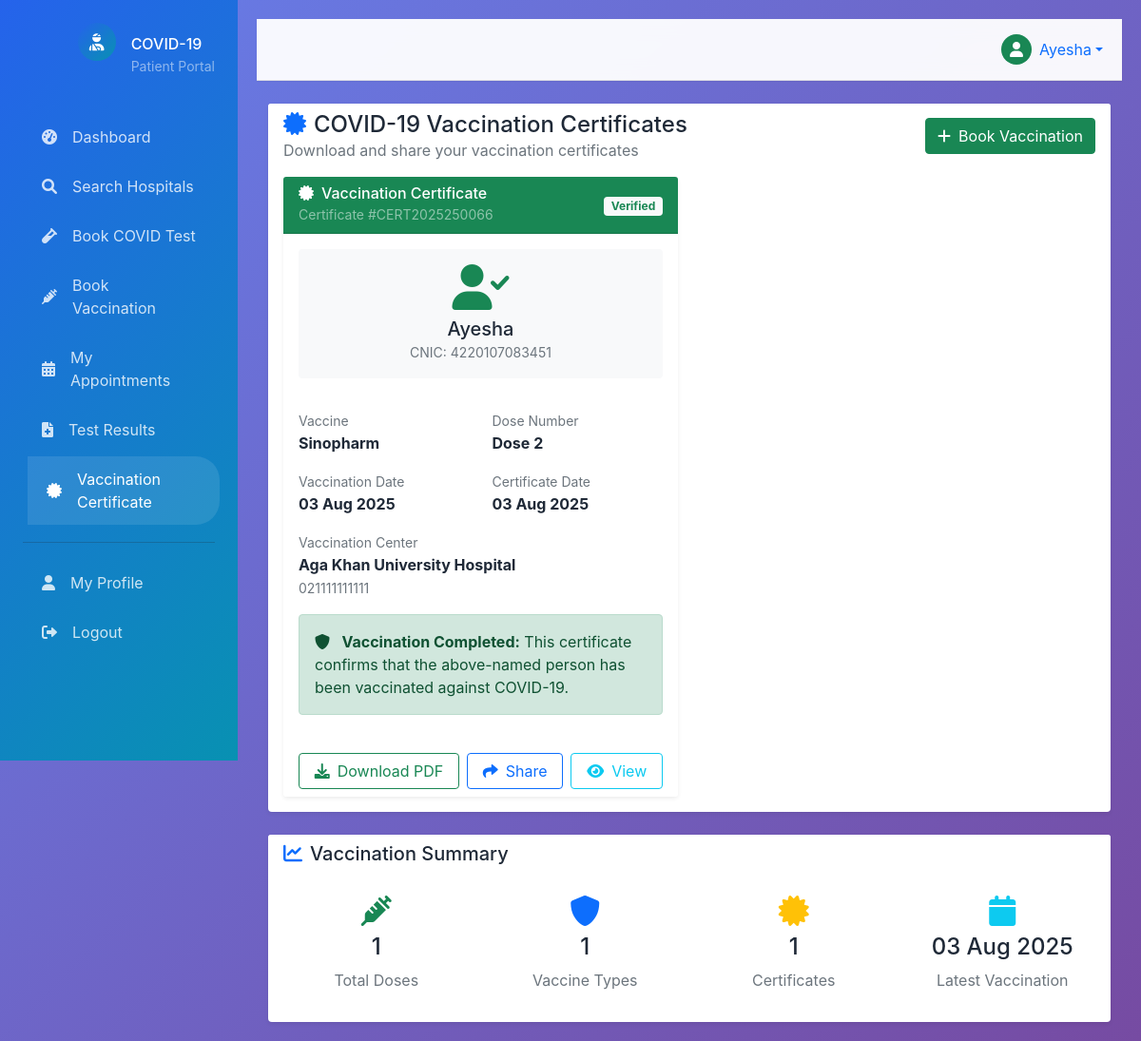
/patient/vaccination-certificate.php (signed in), run on the app's committed database.
### tables this page shows
CREATE TABLE `vaccination_bookings` (
  `id` int(11) NOT NULL,
  `patient_id` int(11) NOT NULL,
  `hospital_id` int(11) NOT NULL,
  `vaccine_name` varchar(100) NOT NULL,
  `dose_number` enum('1','2','booster') NOT NULL,
  `booking_date` date NOT NULL,
  `booking_time` time NOT NULL,
  `status` enum('pending','approved','rejected','completed') DEFAULT 'pending',
  `vaccination_date` date DEFAULT NULL,
  `certificate_number` varchar(100) DEFAULT NULL,
  `created_at` timestamp NOT NULL DEFAULT current_timestamp()
);

CREATE TABLE `patients` (
  `id` int(11) NOT NULL,
  `full_name` varchar(100) NOT NULL,
  `email` varchar(100) NOT NULL,
  `password` varchar(255) NOT NULL,
  `phone` varchar(20) NOT NULL,
  `date_of_birth` date NOT NULL,
  `gender` enum('male','female','other') NOT NULL,
  `address` text NOT NULL,
  `city` varchar(100) NOT NULL,
  `state` varchar(100) NOT NULL,
  `pincode` varchar(10) NOT NULL,
  `cnic` varchar(15) NOT NULL,
  `created_at` timestamp NOT NULL DEFAULT current_timestamp()
);

CREATE TABLE `hospitals` (
  `id` int(11) NOT NULL,
  `hospital_name` varchar(200) NOT NULL,
  `email` varchar(100) NOT NULL,
  `password` varchar(255) NOT NULL,
  `phone` varchar(20) NOT NULL,
  `address` text NOT NULL,
  `city` varchar(100) NOT NULL,
  `state` varchar(100) NOT NULL,
  `pincode` varchar(10) NOT NULL,
  `license_number` varchar(100) NOT NULL,
  `status` enum('pending','approved','rejected') DEFAULT 'pending',
  `test_available` tinyint(1) DEFAULT 1,
  `vaccine_available` tinyint(1) DEFAULT 1,
  `created_at` timestamp NOT NULL DEFAULT current_timestamp()
);

### config/database.php (called while the page is built, shortened)
<?php
class Database {
    private $host = DB_HOST;
    private $user = DB_USER;
    private $pass = DB_PASS;
    private $dbname = DB_NAME;
    private $dbh;
    private $stmt;
    public function __construct() {
        $dsn = 'mysql:host=' . $this->host . ';dbname=' . $this->dbname . ';charset=utf8mb4';
        $options = array(
            PDO::ATTR_PERSISTENT => true,
            PDO::ATTR_ERRMODE => PDO::ERRMODE_EXCEPTION
        );
        try {
            $this->dbh = new PDO($dsn, $this->user, $this->pass, $options);
        } catch (PDOException $e) {
            $this->error = $e->getMessage();
            die("Database Connection Failed: " . $this->error);
        }
    }
    public function query($query) {
        $this->stmt = $this->dbh->prepare($query);
    }
    public function bind($param, $value, $type = null) {
        if (is_null($type)) {
            switch (true) {
                case is_int($value):
                    $type = PDO::PARAM_INT;
                    break;
            }
        }
        $this->stmt->bindValue($param, $value, $type);
    }
    public function execute() {
        return $this->stmt->execute();
    }
    public function resultset() {
        $this->execute();
        return $this->stmt->fetchAll(PDO::FETCH_ASSOC);
    }
    public function single() {
        $this->execute();
        return $this->stmt->fetch(PDO::FETCH_ASSOC);
    }
}
?>

### includes/functions.php (called while the page is built, shortened)
<?php
require_once '../config/database.php';
function formatDate($date) {
    return date('d M Y', strtotime($date));
}
?>

### patient/vaccination-certificate.php (the view, shortened to what this page needs)
<?php
require_once '../includes/functions.php';
$db = new Database();
$patient_id = $_SESSION['user_id'];
$db->query("SELECT vb.*, h.hospital_name, h.phone as hospital_phone, h.address as hospital_address
           FROM vaccination_bookings vb
           JOIN hospitals h ON vb.hospital_id = h.id
           WHERE vb.patient_id = :patient_id AND vb.status = 'completed' AND vb.certificate_number IS NOT NULL
           ORDER BY vb.vaccination_date DESC");
$db->bind(':patient_id', $patient_id);
$vaccinations = $db->resultset();
$db->query("SELECT * FROM patients WHERE id = :id");
$db->bind(':id', $patient_id);
$patient_info = $db->single();
?>
<!DOCTYPE html>
<html lang="en">
<head>
    <link href="https://cdn.jsdelivr.net/npm/bootstrap@5.1.3/dist/css/bootstrap.min.css" rel="stylesheet">
    <link href="https://cdnjs.cloudflare.com/ajax/libs/font-awesome/6.0.0/css/all.min.css" rel="stylesheet">
    <link href="../assets/css/style.css" rel="stylesheet">
</head>
<body>
    <?php include 'includes/sidebar.php'; ?>
    <div class="main-content">
        <?php include 'includes/header.php'; ?>
        <div class="container-fluid">
            <div class="row">
                <div class="col-12">
                    <div class="card border-0 shadow-sm">
                        <div class="card-header bg-white border-0 pb-0">
                            <div class="row align-items-center">
                                <div class="col">
                                    <h4 class="mb-0">
                                        <i class="fas fa-certificate me-2 text-primary"></i>COVID-19 Vaccination Certificates
                                    </h4>
                                    <p class="text-muted mb-0">Download and share your vaccination certificates</p>
                                </div>
                                <div class="col-auto">
                                    <a href="book-vaccination.php" class="btn btn-success">
                                        <i class="fas fa-plus me-2"></i>Book Vaccination
                                    </a>
                                </div>
                            </div>
                        </div>
                        <div class="card-body">
                            <?php if (empty($vaccinations)): ?>
                                <div class="text-center py-5">
                                    <i class="fas fa-certificate fa-4x text-muted mb-3"></i>
                                    <h5 class="text-muted">No vaccination certificates available</h5>
                                    <p class="text-muted">You don't have any completed vaccinations yet. Book a vaccination to get your certificate.</p>
                                    <a href="book-vaccination.php" class="btn btn-success">Book Vaccination</a>
                                </div>
                            <?php else: ?>
                                <div class="row g-4">
                                    <?php foreach ($vaccinations as $vaccination): ?>
                                        <div class="col-lg-6">
                                            <div class="card border-0 shadow-sm h-100 certificate-card">
                                                <div class="card-header bg-success text-white">
                                                    <div class="d-flex justify-content-between align-items-center">
                                                        <div>
                                                            <h6 class="mb-0 text-white">
                                                                <i class="fas fa-certificate me-2"></i>Vaccination Certificate
                                                            </h6>
                                                            <small class="text-white-50">Certificate #<?php echo $vaccination['certificate_number']; ?></small>
                                                        </div>
                                                        <div>
                                                            <span class="badge bg-light text-success">Verified</span>
                                                        </div>
                                                    </div>
                                                </div>
                                                <div class="card-body">
                                                    <div class="row mb-3">
                                                        <div class="col-12 text-center mb-3">
                                                            <div class="bg-light rounded p-3">
                                                                <i class="fas fa-user-check fa-3x text-success mb-2"></i>
                                                                <h5 class="mb-0"><?php echo htmlspecialchars($patient_info['full_name']); ?></h5>
                                                                <small class="text-muted">CNIC: <?php echo htmlspecialchars($patient_info['cnic']); ?></small>
                                                            </div>
                                                        </div>
                                                    </div>
                                                    <div class="row mb-3">
                                                        <div class="col-6">
                                                            <small class="text-muted">Vaccine</small>
                                                            <div class="fw-bold"><?php echo $vaccination['vaccine_name']; ?></div>
                                                        </div>
                                                        <div class="col-6">
                                                            <small class="text-muted">Dose Number</small>
                                                            <div class="fw-bold">Dose <?php echo $vaccination['dose_number']; ?></div>
                                                        </div>
                                                    </div>
                                                    <div class="row mb-3">
                                                        <div class="col-6">
                                                            <small class="text-muted">Vaccination Date</small>
                                                            <div class="fw-bold"><?php echo formatDate($vaccination['vaccination_date']); ?></div>
                                                        </div>
                                                        <div class="col-6">
                                                            <small class="text-muted">Certificate Date</small>
                                                            <div class="fw-bold"><?php echo formatDate($vaccination['vaccination_date']); ?></div>
                                                        </div>
                                                    </div>
                                                    <div class="mb-3">
                                                        <small class="text-muted">Vaccination Center</small>
                                                        <div class="fw-bold"><?php echo htmlspecialchars($vaccination['hospital_name']); ?></div>
                                                        <small class="text-muted"><?php echo htmlspecialchars($vaccination['hospital_phone']); ?></small>
                                                    </div>
                                                    <div class="alert alert-success">
                                                        <i class="fas fa-shield-alt me-2"></i>
                                                        <strong>Vaccination Completed:</strong> This certificate confirms that the above-named person has been vaccinated against COVID-19.
                                                    </div>
                                                </div>
                                                <div class="card-footer bg-white border-0">
                                                    <div class="d-grid gap-2 d-md-flex">
                                                        <button type="button" class="btn btn-outline-success flex-fill" onclick="downloadCertificate(<?php echo $vaccination['id']; ?>)">
                                                            <i class="fas fa-download me-2"></i>Download PDF
                                                        </button>
                                                        <button type="button" class="btn btn-outline-primary flex-fill" onclick="shareCertificate(<?php echo $vaccination['id']; ?>)">
                                                            <i class="fas fa-share me-2"></i>Share
                                                        </button>
                                                        <button type="button" class="btn btn-outline-info flex-fill" onclick="viewCertificate(<?php echo htmlspecialchars(json_encode($vaccination)); ?>, <?php echo htmlspecialchars(json_encode($patient_info)); ?>)">
                                                            <i class="fas fa-eye me-2"></i>View
                                                        </button>
                                                    </div>
                                                </div>
                                            </div>
                                        </div>
                                    <?php endforeach; ?>
                                </div>
                            <?php endif; ?>
                        </div>
                    </div>
                </div>
            </div>
            <?php if (!empty($vaccinations)): ?>
                <div class="row mt-4">
                    <div class="col-12">
                        <div class="card border-0 shadow-sm">
                            <div class="card-header bg-white border-0 pb-0">
                                <h5 class="mb-0">
                                    <i class="fas fa-chart-line me-2 text-primary"></i>Vaccination Summary
                                </h5>
                            </div>
                            <div class="card-body">
                                <div class="row text-center">
                                    <div class="col-md-3">
                                        <div class="p-3">
                                            <i class="fas fa-syringe fa-2x text-success mb-2"></i>
                                            <h4><?php echo count($vaccinations); ?></h4>
                                            <p class="text-muted mb-0">Total Doses</p>
                                        </div>
                                    </div>
                                    <div class="col-md-3">
                                        <div class="p-3">
                                            <i class="fas fa-shield-alt fa-2x text-primary mb-2"></i>
                                            <h4><?php
                                                $vaccines = array_unique(array_column($vaccinations, 'vaccine_name'));
                                                echo count($vaccines);
                                            ?></h4>
                                            <p class="text-muted mb-0">Vaccine Types</p>
                                        </div>
                                    </div>
                                    <div class="col-md-3">
                                        <div class="p-3">
                                            <i class="fas fa-certificate fa-2x text-warning mb-2"></i>
                                            <h4><?php echo count($vaccinations); ?></h4>
                                            <p class="text-muted mb-0">Certificates</p>
                                        </div>
                                    </div>
                                    <div class="col-md-3">
                                        <div class="p-3">
                                            <i class="fas fa-calendar fa-2x text-info mb-2"></i>
                                            <h4><?php echo !empty($vaccinations) ? formatDate($vaccinations[0]['vaccination_date']) : 'N/A'; ?></h4>
                                            <p class="text-muted mb-0">Latest Vaccination</p>
                                        </div>
                                    </div>
                                </div>
                            </div>
                        </div>
                    </div>
                </div>
            <?php endif; ?>
        </div>
    </div>
</body>
</html>

### data on the page
vaccination_bookings: certificate_number "CERT2025250066", patient.full_name "Ayesha", patient.cnic "4220107083451", vaccine_name "Sinopharm", dose_number "2", vaccination_date "03 Aug 2025", hospital.hospital_name "Aga Khan University Hospital", hospital.phone "021111111111"

### other printed values
$_SESSION['name'] "Ayesha"
count($vaccinations) "1"
count($vaccines) "1"
